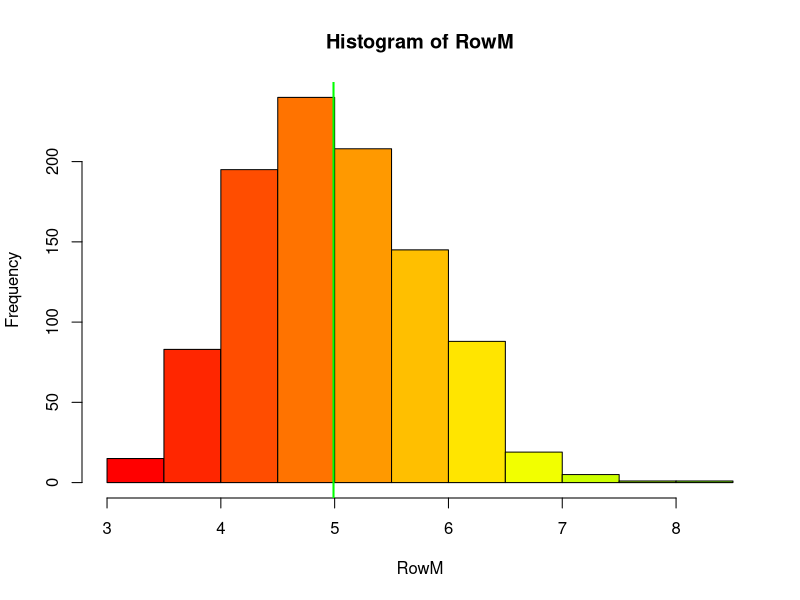
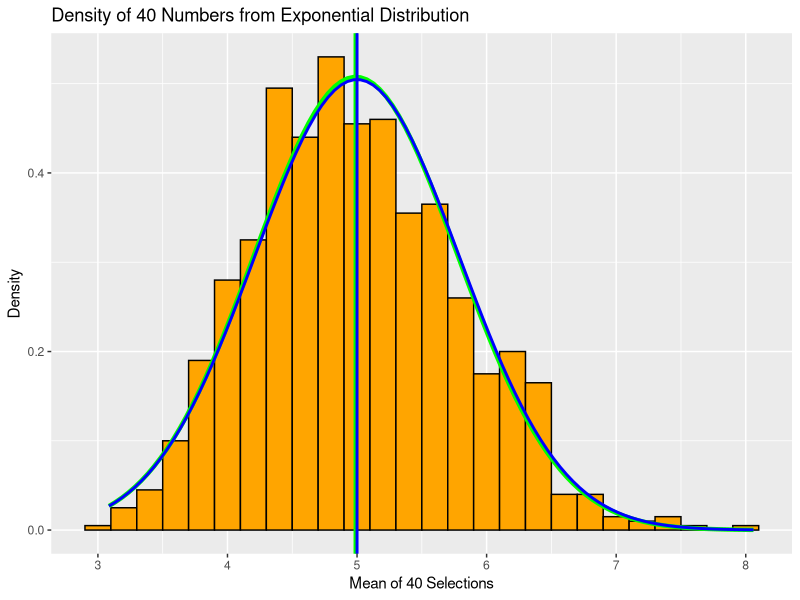

R code for these plots, in order:
## ---- chunk 1

set.seed(1)

n<-40
numsim<-1000
lambda<-0.2

dataset<-matrix(rexp(n*numsim,lambda),numsim)

dim(dataset)

## ---- chunk 2


RowM <- rowMeans(dataset)

mean<-as.numeric(mean(RowM))

hist(RowM, col=rainbow(n))

abline(v = mean, col = "green", lwd = 2, label="data mean")

## ---- chunk 3
meanT<-as.numeric(1/0.2)
mean
meanT
## ---- chunk 4

std<-sd(RowM)
var<-var(RowM)

var

stdT<-((1/lambda) * (1/sqrt(n)))
varT<-stdT^2

varT

## ---- chunk 5
library(ggplot2)
#convert to dataframe
RowMean<-apply(dataset,1,mean)

dfRowM<-data.frame(RowM)

nd<-ggplot(dfRowM,aes(x=RowM))
nd<-nd+geom_histogram(binwidth = lambda,fill="orange",color="black",aes(y = ..density..))
nd<-nd + labs(title="Density of 40 Numbers from Exponential Distribution", x="Mean of 40 Selections", y="Density")
nd<-nd+geom_vline(xintercept=mean, size=1.5,colour="green", linetype=1, show_guide=TRUE)
nd<-nd + stat_function(fun=dnorm,args=list(mean=mean, sd=std),color = "green", size = 1.5)
nd<-nd+geom_vline(xintercept=meanT, size=1.0,colour="blue", linetype=1, show_guide=TRUE)
nd<-nd + stat_function(fun=dnorm,args=list(mean=meanT, sd=stdT),linetype=1,color = "blue", size = 1.0)
nd
